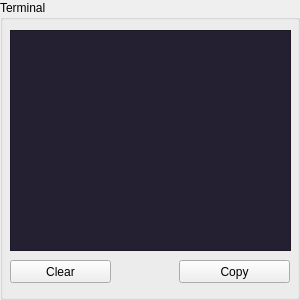
<?xml version="1.0" encoding="UTF-8"?>
<ui version="4.0">
 <class>PanelTerminal</class>
 <widget class="QGroupBox" name="PanelTerminal">
  <property name="geometry">
   <rect>
    <x>0</x>
    <y>0</y>
    <width>300</width>
    <height>300</height>
   </rect>
  </property>
  <property name="windowTitle">
   <string>GroupBox</string>
  </property>
  <property name="title">
   <string>Terminal</string>
  </property>
  <widget class="QPlainTextEdit" name="plainTextEdit">
   <property name="geometry">
    <rect>
     <x>10</x>
     <y>30</y>
     <width>281</width>
     <height>221</height>
    </rect>
   </property>
   <property name="styleSheet">
    <string notr="true">background-color: rgb(36, 31, 49);
color: rgb(143, 240, 164);</string>
   </property>
  </widget>
  <widget class="QPushButton" name="pushButtonTerminalClear">
   <property name="geometry">
    <rect>
     <x>10</x>
     <y>260</y>
     <width>101</width>
     <height>23</height>
    </rect>
   </property>
   <property name="text">
    <string>Clear</string>
   </property>
   <property name="icon">
    <iconset resource="res.qrc">
     <normaloff>:/images/edit_clear_icon.png</normaloff>:/images/edit_clear_icon.png</iconset>
   </property>
  </widget>
  <widget class="QPushButton" name="pushButtonTerminalCopy">
   <property name="geometry">
    <rect>
     <x>179</x>
     <y>260</y>
     <width>111</width>
     <height>23</height>
    </rect>
   </property>
   <property name="text">
    <string>Copy</string>
   </property>
   <property name="icon">
    <iconset resource="res.qrc">
     <normaloff>:/images/copy.png</normaloff>:/images/copy.png</iconset>
   </property>
  </widget>
 </widget>
 <resources>
  <include location="res.qrc"/>
 </resources>
 <connections/>
</ui>
